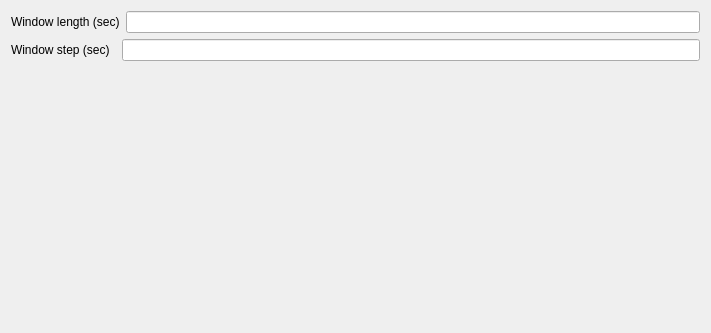
<?xml version="1.0" encoding="UTF-8"?>
<ui version="4.0">
 <class>MovingRMSSettingsView</class>
 <widget class="QWidget" name="MovingRMSSettingsView">
  <property name="geometry">
   <rect>
    <x>0</x>
    <y>0</y>
    <width>711</width>
    <height>333</height>
   </rect>
  </property>
  <property name="windowTitle">
   <string>Form</string>
  </property>
  <layout class="QVBoxLayout" name="verticalLayout">
   <item>
    <layout class="QHBoxLayout" name="signals_horizontalLayout"/>
   </item>
   <item>
    <layout class="QHBoxLayout" name="win_len_sec_horizontalLayout">
     <item>
      <widget class="QLabel" name="win_len_sec_label">
       <property name="minimumSize">
        <size>
         <width>105</width>
         <height>0</height>
        </size>
       </property>
       <property name="text">
        <string>Window length (sec)</string>
       </property>
      </widget>
     </item>
     <item>
      <widget class="QLineEdit" name="win_len_sec_lineedit"/>
     </item>
    </layout>
   </item>
   <item>
    <layout class="QHBoxLayout" name="win_step_sec_horizontalLayout">
     <item>
      <widget class="QLabel" name="win_step_sec_label">
       <property name="minimumSize">
        <size>
         <width>105</width>
         <height>0</height>
        </size>
       </property>
       <property name="text">
        <string>Window step (sec)</string>
       </property>
      </widget>
     </item>
     <item>
      <widget class="QLineEdit" name="win_step_sec_lineedit"/>
     </item>
    </layout>
   </item>
   <item>
    <spacer name="verticalSpacer">
     <property name="orientation">
      <enum>Qt::Vertical</enum>
     </property>
     <property name="sizeHint" stdset="0">
      <size>
       <width>20</width>
       <height>40</height>
      </size>
     </property>
    </spacer>
   </item>
  </layout>
 </widget>
 <resources/>
 <connections/>
</ui>
